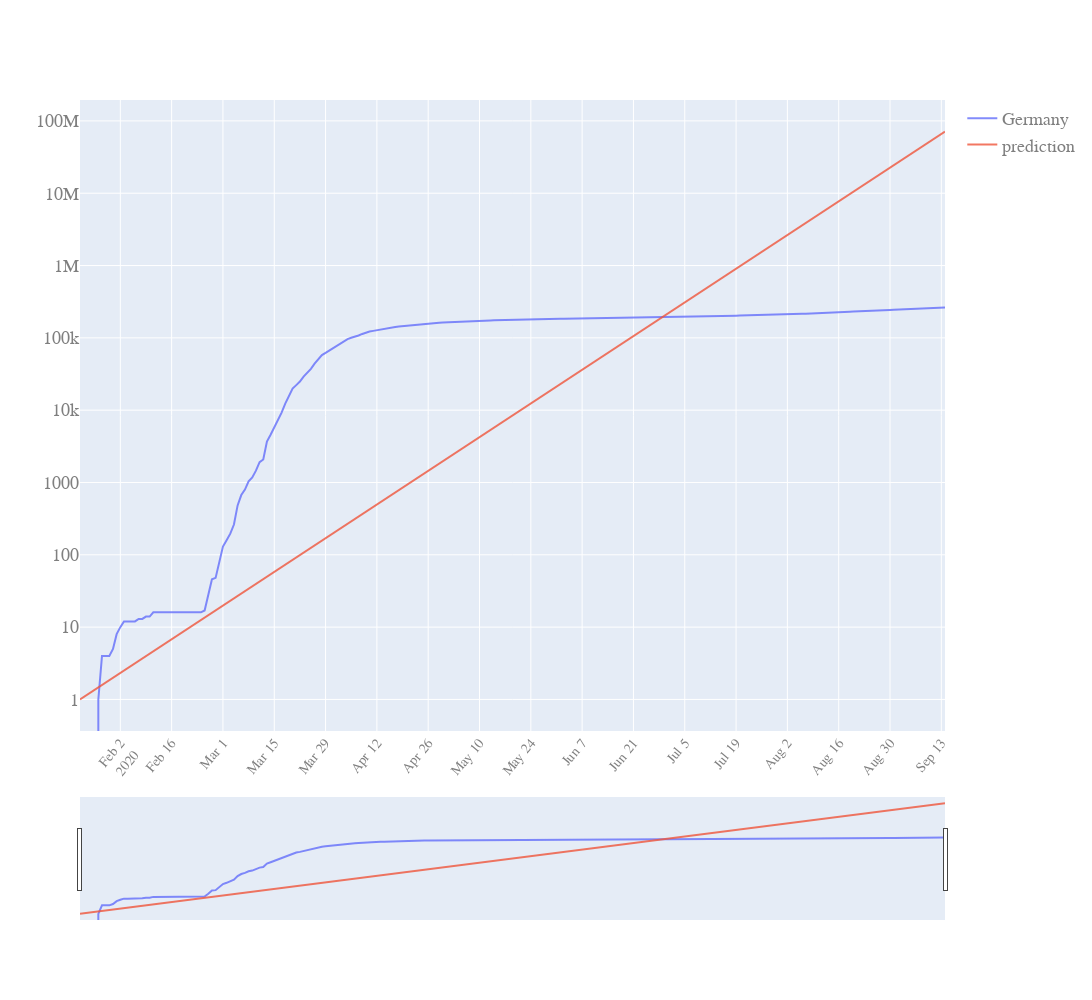

Notebook code cell kept with this figure:
### Code cell
quick_plot(LR_inspect.date,
           LR_inspect.iloc[:,1:],
           y_scale='log',
           slider=True)

### Figure 1 — Plotly figure (JSON) as saved in the notebook; plotly's stock layout.template omitted (floating-point values rounded to 4 significant figures; data arrays with more than 128 entries replaced by an {"elided": "..."} marker saying what was removed)
{"data": [{"name": "Germany", "opacity": 0.8, "type": "scatter", "x": {"elided": "237 str values"}, "y": {"elided": "237 int values"}}, {"name": "prediction", "opacity": 0.8, "type": "scatter", "x": {"elided": "237 str values"}, "y": {"elided": "237 float values"}}], "layout": {"autosize": true, "font": {"color": "#7f7f7f", "family": "PT Sans, monospace", "size": 18}, "height": 1000, "width": 1200, "xaxis": {"nticks": 20, "rangeslider": {"visible": true}, "tickangle": -50, "tickfont": {"color": "#7f7f7f", "size": 14}}, "yaxis": {"type": "log"}}}
